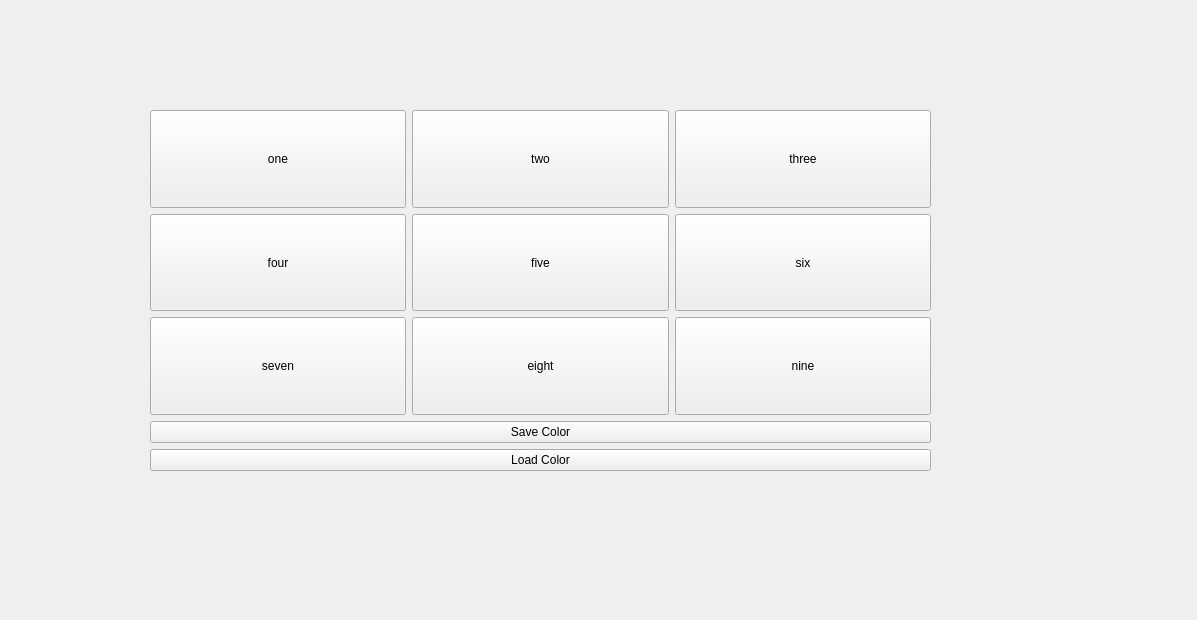
<?xml version="1.0" encoding="UTF-8"?>
<ui version="4.0">
 <class>Widget</class>
 <widget class="QWidget" name="Widget">
  <property name="geometry">
   <rect>
    <x>0</x>
    <y>0</y>
    <width>1197</width>
    <height>620</height>
   </rect>
  </property>
  <property name="sizePolicy">
   <sizepolicy hsizetype="Minimum" vsizetype="Expanding">
    <horstretch>0</horstretch>
    <verstretch>0</verstretch>
   </sizepolicy>
  </property>
  <property name="windowTitle">
   <string>Widget</string>
  </property>
  <widget class="QWidget" name="">
   <property name="geometry">
    <rect>
     <x>150</x>
     <y>110</y>
     <width>781</width>
     <height>361</height>
    </rect>
   </property>
   <layout class="QVBoxLayout" name="verticalLayout">
    <item>
     <layout class="QGridLayout" name="gridLayout_2">
      <item row="1" column="0">
       <widget class="QPushButton" name="Button_4">
        <property name="sizePolicy">
         <sizepolicy hsizetype="Minimum" vsizetype="Expanding">
          <horstretch>0</horstretch>
          <verstretch>0</verstretch>
         </sizepolicy>
        </property>
        <property name="text">
         <string>four</string>
        </property>
       </widget>
      </item>
      <item row="1" column="1">
       <widget class="QPushButton" name="Button_5">
        <property name="sizePolicy">
         <sizepolicy hsizetype="Minimum" vsizetype="Expanding">
          <horstretch>0</horstretch>
          <verstretch>0</verstretch>
         </sizepolicy>
        </property>
        <property name="text">
         <string>five</string>
        </property>
       </widget>
      </item>
      <item row="2" column="0">
       <widget class="QPushButton" name="Button_7">
        <property name="sizePolicy">
         <sizepolicy hsizetype="Minimum" vsizetype="Expanding">
          <horstretch>0</horstretch>
          <verstretch>0</verstretch>
         </sizepolicy>
        </property>
        <property name="text">
         <string>seven</string>
        </property>
       </widget>
      </item>
      <item row="0" column="1">
       <widget class="QPushButton" name="Button_2">
        <property name="sizePolicy">
         <sizepolicy hsizetype="Minimum" vsizetype="Expanding">
          <horstretch>0</horstretch>
          <verstretch>0</verstretch>
         </sizepolicy>
        </property>
        <property name="text">
         <string>two</string>
        </property>
       </widget>
      </item>
      <item row="2" column="1">
       <widget class="QPushButton" name="Button_8">
        <property name="sizePolicy">
         <sizepolicy hsizetype="Minimum" vsizetype="Expanding">
          <horstretch>0</horstretch>
          <verstretch>0</verstretch>
         </sizepolicy>
        </property>
        <property name="text">
         <string>eight</string>
        </property>
       </widget>
      </item>
      <item row="0" column="2">
       <widget class="QPushButton" name="Button_3">
        <property name="sizePolicy">
         <sizepolicy hsizetype="Minimum" vsizetype="Expanding">
          <horstretch>0</horstretch>
          <verstretch>0</verstretch>
         </sizepolicy>
        </property>
        <property name="text">
         <string>three</string>
        </property>
       </widget>
      </item>
      <item row="2" column="2">
       <widget class="QPushButton" name="Button_9">
        <property name="sizePolicy">
         <sizepolicy hsizetype="Minimum" vsizetype="Expanding">
          <horstretch>0</horstretch>
          <verstretch>0</verstretch>
         </sizepolicy>
        </property>
        <property name="text">
         <string>nine</string>
        </property>
       </widget>
      </item>
      <item row="0" column="0">
       <widget class="QPushButton" name="Button_1">
        <property name="sizePolicy">
         <sizepolicy hsizetype="Minimum" vsizetype="Expanding">
          <horstretch>0</horstretch>
          <verstretch>0</verstretch>
         </sizepolicy>
        </property>
        <property name="text">
         <string>one</string>
        </property>
       </widget>
      </item>
      <item row="1" column="2">
       <widget class="QPushButton" name="Button_6">
        <property name="sizePolicy">
         <sizepolicy hsizetype="Minimum" vsizetype="Expanding">
          <horstretch>0</horstretch>
          <verstretch>0</verstretch>
         </sizepolicy>
        </property>
        <property name="text">
         <string>six</string>
        </property>
       </widget>
      </item>
     </layout>
    </item>
    <item>
     <widget class="QPushButton" name="SaveColor">
      <property name="text">
       <string>Save Color</string>
      </property>
     </widget>
    </item>
    <item>
     <widget class="QPushButton" name="LoadColor">
      <property name="text">
       <string>Load Color</string>
      </property>
     </widget>
    </item>
   </layout>
  </widget>
 </widget>
 <resources/>
 <connections/>
</ui>
